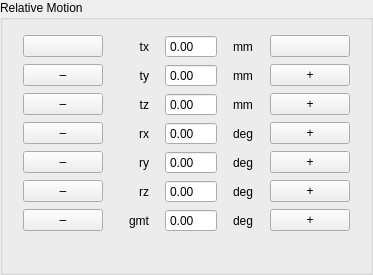
          <widget class="QGroupBox" name="newPos_2">
           <property name="title">
            <string>Relative Motion</string>
           </property>
           <layout class="QHBoxLayout" name="horizontalLayout_5">
            <item>
             <layout class="QGridLayout" name="newPosGrid_2" rowstretch="0,0,0,0,0,0,0,0" columnstretch="0,0,0,0,0">
              <property name="leftMargin">
               <number>9</number>
              </property>
              <property name="topMargin">
               <number>4</number>
              </property>
              <property name="rightMargin">
               <number>9</number>
              </property>
              <property name="bottomMargin">
               <number>4</number>
              </property>
              <property name="horizontalSpacing">
               <number>16</number>
              </property>
              <property name="verticalSpacing">
               <number>6</number>
              </property>
              <item row="2" column="3">
               <widget class="QLabel" name="newTzUnit_2">
                <property name="text">
                 <string>mm</string>
                </property>
               </widget>
              </item>
              <item row="5" column="3">
               <widget class="QLabel" name="newRzUnit_2">
                <property name="text">
                 <string>deg</string>
                </property>
               </widget>
              </item>
              <item row="6" column="0">
               <widget class="QPushButton" name="relNeg_gmt">
                <property name="text">
                 <string>–</string>
                </property>
               </widget>
              </item>
              <item row="6" column="3">
               <widget class="QLabel" name="newTabUnit_2">
                <property name="text">
                 <string>deg</string>
                </property>
               </widget>
              </item>
              <item row="5" column="0">
               <widget class="QPushButton" name="relNeg_rz">
                <property name="text">
                 <string>–</string>
                </property>
               </widget>
              </item>
              <item row="2" column="1">
               <widget class="QLabel" name="newTzLabel_2">
                <property name="text">
                 <string>tz</string>
                </property>
                <property name="alignment">
                 <set>Qt::AlignRight|Qt::AlignTrailing|Qt::AlignVCenter</set>
                </property>
               </widget>
              </item>
              <item row="6" column="1">
               <widget class="QLabel" name="newTabLabel_2">
                <property name="minimumSize">
                 <size>
                  <width>30</width>
                  <height>0</height>
                 </size>
                </property>
                <property name="text">
                 <string>gmt</string>
                </property>
                <property name="alignment">
                 <set>Qt::AlignRight|Qt::AlignTrailing|Qt::AlignVCenter</set>
                </property>
               </widget>
              </item>
              <item row="1" column="1">
               <widget class="QLabel" name="newTyLabel_2">
                <property name="text">
                 <string>ty</string>
                </property>
                <property name="alignment">
                 <set>Qt::AlignRight|Qt::AlignTrailing|Qt::AlignVCenter</set>
                </property>
               </widget>
              </item>
              <item row="3" column="4">
               <widget class="QPushButton" name="relPos_rx">
                <property name="text">
                 <string>+</string>
                </property>
               </widget>
              </item>
              <item row="1" column="3">
               <widget class="QLabel" name="newTyUnit_2">
                <property name="text">
                 <string>mm</string>
                </property>
               </widget>
              </item>
              <item row="4" column="4">
               <widget class="QPushButton" name="relPos_ry">
                <property name="text">
                 <string>+</string>
                </property>
               </widget>
              </item>
              <item row="5" column="4">
               <widget class="QPushButton" name="relPos_rz">
                <property name="text">
                 <string>+</string>
                </property>
               </widget>
              </item>
              <item row="4" column="1">
               <widget class="QLabel" name="newRyLabel_2">
                <property name="minimumSize">
                 <size>
                  <width>30</width>
                  <height>0</height>
                 </size>
                </property>
                <property name="text">
                 <string>ry</string>
                </property>
                <property name="alignment">
                 <set>Qt::AlignRight|Qt::AlignTrailing|Qt::AlignVCenter</set>
                </property>
               </widget>
              </item>
              <item row="1" column="4">
               <widget class="QPushButton" name="relPos_ty">
                <property name="text">
                 <string>+</string>
                </property>
               </widget>
              </item>
              <item row="3" column="2">
               <widget class="QDoubleSpinBox" name="relRx">
                <property name="locale">
                 <locale language="English" country="UnitedStates"/>
                </property>
                <property name="buttonSymbols">
                 <enum>QAbstractSpinBox::NoButtons</enum>
                </property>
                <property name="decimals">
                 <number>2</number>
                </property>
                <property name="minimum">
                 <double>-200.000000000000000</double>
                </property>
                <property name="maximum">
                 <double>200.000000000000000</double>
                </property>
               </widget>
              </item>
              <item row="2" column="4">
               <widget class="QPushButton" name="relPos_tz">
                <property name="text">
                 <string>+</string>
                </property>
               </widget>
              </item>
              <item row="1" column="0">
               <widget class="QPushButton" name="relNeg_ty">
                <property name="text">
                 <string>–</string>
                </property>
               </widget>
              </item>
              <item row="7" column="0">
               <spacer name="verticalSpacer">
                <property name="orientation">
                 <enum>Qt::Vertical</enum>
                </property>
                <property name="sizeType">
                 <enum>QSizePolicy::Fixed</enum>
                </property>
                <property name="sizeHint" stdset="0">
                 <size>
                  <width>20</width>
                  <height>25</height>
                 </size>
                </property>
               </spacer>
              </item>
              <item row="1" column="2">
               <widget class="QDoubleSpinBox" name="relTy">
                <property name="locale">
                 <locale language="English" country="UnitedStates"/>
                </property>
                <property name="buttonSymbols">
                 <enum>QAbstractSpinBox::NoButtons</enum>
                </property>
                <property name="decimals">
                 <number>2</number>
                </property>
                <property name="minimum">
                 <double>-200.000000000000000</double>
                </property>
                <property name="maximum">
                 <double>200.000000000000000</double>
                </property>
               </widget>
              </item>
              <item row="2" column="2">
               <widget class="QDoubleSpinBox" name="relTz">
                <property name="locale">
                 <locale language="English" country="UnitedStates"/>
                </property>
                <property name="buttonSymbols">
                 <enum>QAbstractSpinBox::NoButtons</enum>
                </property>
                <property name="decimals">
                 <number>2</number>
                </property>
                <property name="minimum">
                 <double>-200.000000000000000</double>
                </property>
                <property name="maximum">
                 <double>200.000000000000000</double>
                </property>
               </widget>
              </item>
              <item row="5" column="1">
               <widget class="QLabel" name="newRzLabel_2">
                <property name="minimumSize">
                 <size>
                  <width>30</width>
                  <height>0</height>
                 </size>
                </property>
                <property name="text">
                 <string>rz</string>
                </property>
                <property name="alignment">
                 <set>Qt::AlignRight|Qt::AlignTrailing|Qt::AlignVCenter</set>
                </property>
               </widget>
              </item>
              <item row="6" column="4">
               <widget class="QPushButton" name="relPos_gmt">
                <property name="text">
                 <string>+</string>
                </property>
               </widget>
              </item>
              <item row="5" column="2">
               <widget class="QDoubleSpinBox" name="relRz">
                <property name="locale">
                 <locale language="English" country="UnitedStates"/>
                </property>
                <property name="buttonSymbols">
                 <enum>QAbstractSpinBox::NoButtons</enum>
                </property>
                <property name="decimals">
                 <number>2</number>
                </property>
                <property name="minimum">
                 <double>-200.000000000000000</double>
                </property>
                <property name="maximum">
                 <double>200.000000000000000</double>
                </property>
               </widget>
              </item>
              <item row="0" column="2">
               <widget class="QDoubleSpinBox" name="relTx">
                <property name="locale">
                 <locale language="English" country="UnitedStates"/>
                </property>
                <property name="buttonSymbols">
                 <enum>QAbstractSpinBox::NoButtons</enum>
                </property>
                <property name="decimals">
                 <number>2</number>
                </property>
                <property name="minimum">
                 <double>-200.000000000000000</double>
                </property>
                <property name="maximum">
                 <double>200.000000000000000</double>
                </property>
                <property name="singleStep">
                 <double>1.000000000000000</double>
                </property>
                <property name="stepType">
                 <enum>QAbstractSpinBox::DefaultStepType</enum>
                </property>
               </widget>
              </item>
              <item row="2" column="0">
               <widget class="QPushButton" name="relNeg_tz">
                <property name="text">
                 <string>–</string>
                </property>
               </widget>
              </item>
              <item row="0" column="1">
               <widget class="QLabel" name="newTxLabel_2">
                <property name="text">
                 <string>tx</string>
                </property>
                <property name="alignment">
                 <set>Qt::AlignRight|Qt::AlignTrailing|Qt::AlignVCenter</set>
                </property>
               </widget>
              </item>
              <item row="3" column="3">
               <widget class="QLabel" name="newRxUnit_2">
                <property name="text">
                 <string>deg</string>
                </property>
               </widget>
              </item>
              <item row="4" column="2">
               <widget class="QDoubleSpinBox" name="relRy">
                <property name="locale">
                 <locale language="English" country="UnitedStates"/>
                </property>
                <property name="buttonSymbols">
                 <enum>QAbstractSpinBox::NoButtons</enum>
                </property>
                <property name="decimals">
                 <number>2</number>
                </property>
                <property name="minimum">
                 <double>-200.000000000000000</double>
                </property>
                <property name="maximum">
                 <double>200.000000000000000</double>
                </property>
               </widget>
              </item>
              <item row="0" column="0">
               <widget class="QPushButton" name="relNeg_tx">
                <property name="text">
                 <string/>
                </property>
                <property name="icon">
                 <iconset>
                  <normalon>:/material/remove</normalon>
                 </iconset>
                </property>
               </widget>
              </item>
              <item row="4" column="0">
               <widget class="QPushButton" name="relNeg_ry">
                <property name="text">
                 <string>–</string>
                </property>
               </widget>
              </item>
              <item row="3" column="1">
               <widget class="QLabel" name="newRxLabel_2">
                <property name="minimumSize">
                 <size>
                  <width>30</width>
                  <height>0</height>
                 </size>
                </property>
                <property name="text">
                 <string>rx</string>
                </property>
                <property name="alignment">
                 <set>Qt::AlignRight|Qt::AlignTrailing|Qt::AlignVCenter</set>
                </property>
               </widget>
              </item>
              <item row="6" column="2">
               <widget class="QDoubleSpinBox" name="relTab">
                <property name="locale">
                 <locale language="English" country="UnitedStates"/>
                </property>
                <property name="buttonSymbols">
                 <enum>QAbstractSpinBox::NoButtons</enum>
                </property>
                <property name="decimals">
                 <number>2</number>
                </property>
                <property name="minimum">
                 <double>-200.000000000000000</double>
                </property>
                <property name="maximum">
                 <double>200.000000000000000</double>
                </property>
               </widget>
              </item>
              <item row="4" column="3">
               <widget class="QLabel" name="newRyUnit_2">
                <property name="text">
                 <string>deg</string>
                </property>
               </widget>
              </item>
              <item row="0" column="4">
               <widget class="QPushButton" name="relPos_tx">
                <property name="text">
                 <string/>
                </property>
                <property name="icon">
                 <iconset resource="../../../../../resources/nicos-gui.qrc">
                  <normaloff>:/material/add</normaloff>:/material/add</iconset>
                </property>
               </widget>
              </item>
              <item row="3" column="0">
               <widget class="QPushButton" name="relNeg_rx">
                <property name="text">
                 <string>–</string>
                </property>
               </widget>
              </item>
              <item row="0" column="3">
               <widget class="QLabel" name="newTxUnit_2">
                <property name="text">
                 <string>mm</string>
                </property>
               </widget>
              </item>
             </layout>
            </item>
           </layout>
          </widget>
